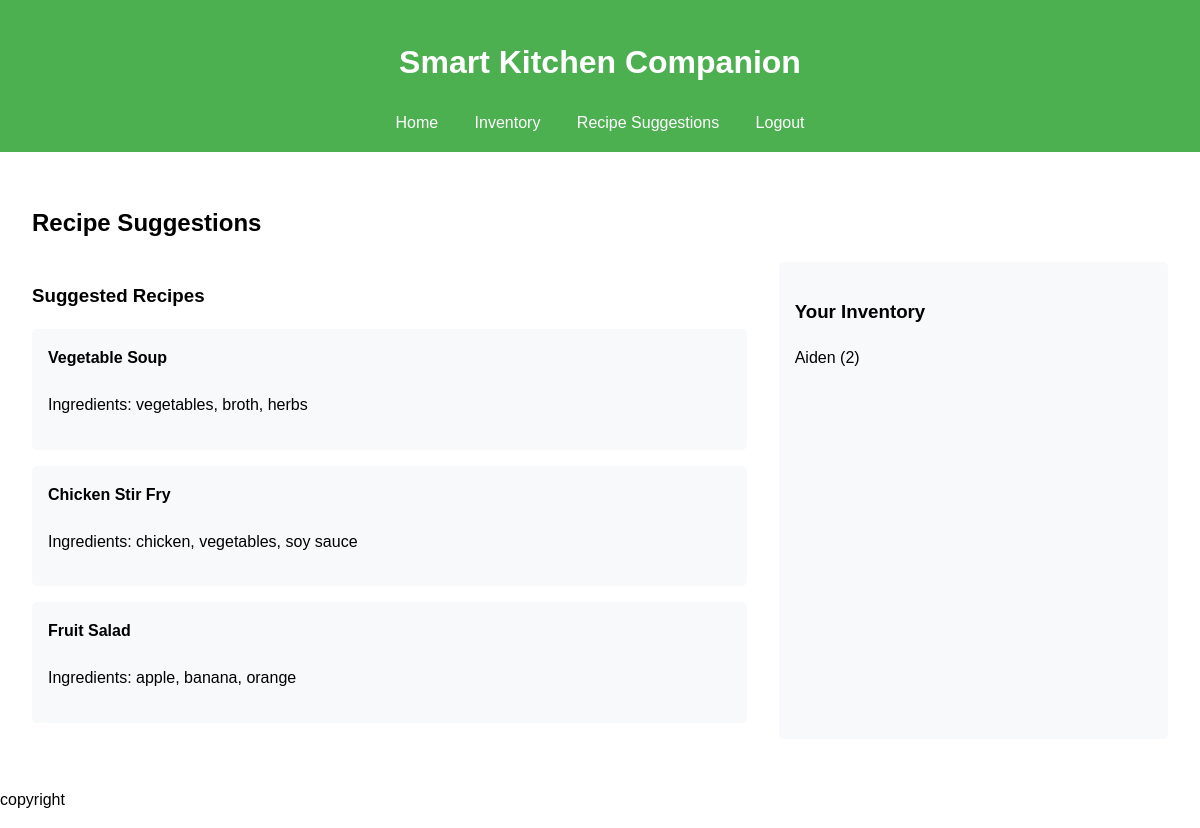
The app's page /recipes/ (signed in), older data.
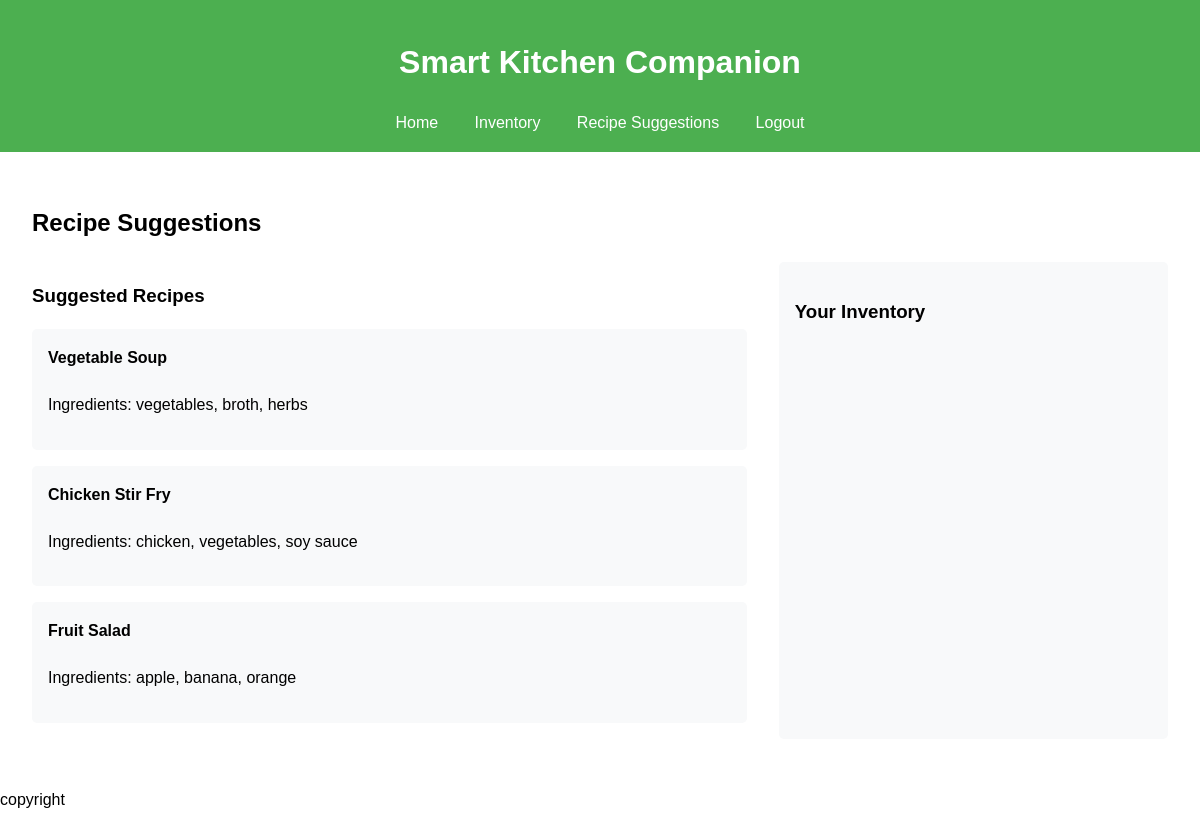
The same page, newer data.
### kitchen/models.py (models this page shows, shortened)
class FoodItem(models.Model):
    name = models.CharField(max_length=100)
    quantity = models.PositiveIntegerField()
    expiry_date = models.DateField()
    user = models.ForeignKey(User, on_delete=models.CASCADE)

### kitchen/views.py (the view)
# urls.py: path('recipes/', views.recipe_suggestions, name='recipe_suggestions'),
def recipe_suggestions(request):
    if request.user.is_authenticated:
        user_inventory = Inventory.objects.get(user=request.user)
        items = user_inventory.items.all()
        mock_recipes = [
            {"name": "Pasta Primavera", "ingredients": ["pasta", "vegetables", "olive oil"]},
            {"name": "Chicken Stir Fry", "ingredients": ["chicken", "vegetables", "soy sauce"]},
            {"name": "Vegetable Soup", "ingredients": ["vegetables", "broth", "herbs"]},
            {"name": "Fruit Salad", "ingredients": ["apple", "banana", "orange"]},
            {"name": "Omelette", "ingredients": ["eggs", "cheese", "vegetables"]},
        ]
        available_ingredients = [item.name.lower() for item in items]
        suggested_recipes = []
        for recipe in mock_recipes:
            if any(ingredient in available_ingredients for ingredient in recipe['ingredients']):
                suggested_recipes.append(recipe)
        if not suggested_recipes:
            suggested_recipes = random.sample(mock_recipes, min(3, len(mock_recipes)))
        context = {
            'recipes': suggested_recipes,
            'inventory_items': items
        }
        return render(request, 'kitchen/recipe_suggestions.html', context)
    else:
        return redirect('login')

### kitchen/templates/kitchen/recipe_suggestions.html
{% extends 'kitchen/base.html' %}
{% block content %}
<h2>Recipe Suggestions</h2>
<div class="recipe-container">
    <div class="recipe-list">
        <h3>Suggested Recipes</h3>
        {% if recipes %}
            <ul>
            {% for recipe in recipes %}
                <li>
                    <h4>{{ recipe.name }}</h4>
                    <p>Ingredients: {{ recipe.ingredients|join:", " }}</p>
                </li>
            {% endfor %}
            </ul>
        {% else %}
            <p>No recipes found based on your inventory. Try adding more items!</p>
        {% endif %}
    </div>
    <div class="inventory-sidebar">
        <h3>Your Inventory</h3>
        <ul>
        {% for item in inventory_items %}
            <li>{{ item.name }} ({{ item.quantity }})</li>
        {% endfor %}
        </ul>
    </div>
</div>
{% endblock %}

Row changes from the older to the newer data that the page shows:
removed FoodItem: name "Aiden", quantity "2"
